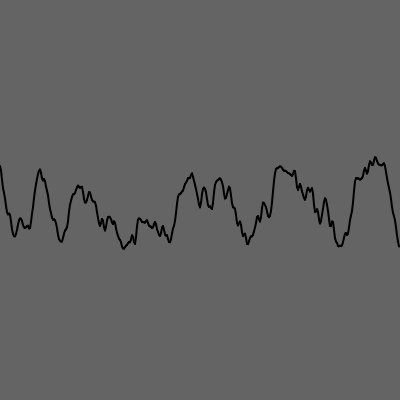
Frame 1 (no input)
Frame 2 (the mouse pressed at the canvas centre, redrawn once): identical to frame 1, image omitted

The p5.js sketch that drew this single still picture (run headless with seeded random() and noise() and a simulated clock; the mouse was pressed at the canvas centre and the sketch redrawn once):

// p5.js sketch
// ── sketch.js
var stocks = [];

function setup() {
    createCanvas(400, 400);
    // create some random values
    for (var i = 0; i < width; i++) {
        stocks.push(height/4 + noise(i * 0.05) * height/2);
    }
    noLoop();
}

function stockToY(s) {
    return height - s; //when stock bigger, want y to be smaller?
}

function draw() {
    background(100, 100, 100);
    strokeWeight(2);
    for (var i = 0; i < stocks.length - 1; i++) {
    //     if ((stocks[i+1] - stocks[i]) <= 0) {
    //     fill("red");
    // } else if { fill("green");}
        // draw line from i to i+1
        line(i, stockToY(stocks[i]), i + 1, stockToY(stocks[i + 1]));
    }
}
